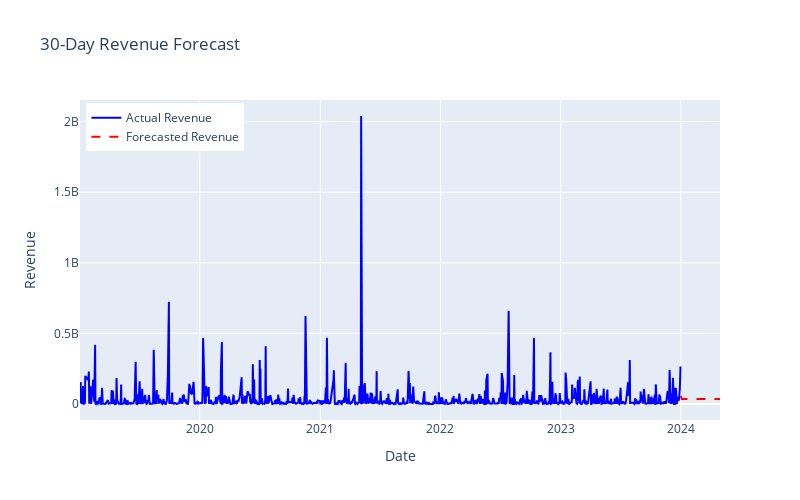

Here is the notebook cell this chart was saved with:
### Code cell
# USING PLOTLY TO VISUALIZE THE FORECAST

import plotly.graph_objects as go

# Plotly figure
fig = go.Figure()

# Trace the actual revenue 
fig.add_trace(go.Scatter(
    x=time_series_data.index, 
    y=time_series_data.values, 
    mode='lines', 
    name='Actual Revenue',
    line=dict(color='blue')
))

# Trace the forecasted revenue 
fig.add_trace(go.Scatter(
    x=forecast_index, 
    y=arima_forecast, 
    mode='lines', 
    name='Forecasted Revenue',
    line=dict(color='red', dash='dash')
))

# Layout
fig.update_layout(
    title='30-Day Revenue Forecast',
    xaxis_title='Date',
    yaxis_title='Revenue',
    legend=dict(x=0.01, y=0.99),  
    width=800,
    height=500
)

fig.show()
